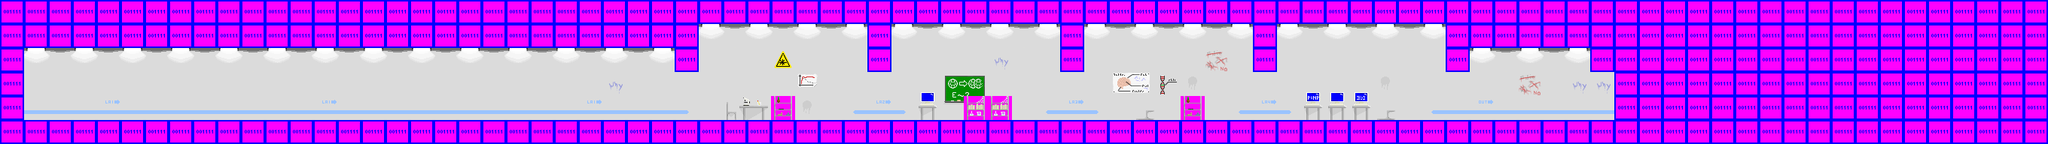

This is a level from a 2D game, rendered from its Tiled map with the project's own tilesets. A one-line summary and the complete map file follow:
An orthogonal 85x6 tile map with 32x32 px tiles, 4 tile layers (background layer, player layer, foreground layer, collision layer), 2 tilesets and 12 objects (3x 1, 2x 0, 2x 2, 2x 3, ./sprites/title.sdf, ...).

<map version="1.0" orientation="orthogonal" width="85" height="6" tilewidth="32" tileheight="32">
 <properties>
  <property name="background color" value="#100810" />
 </properties>
 <tileset firstgid="1" name="collision" tilewidth="32" tileheight="32">
  <image source="../images/collision.png" trans="ff00ff" width="256" height="256" />
 </tileset>
 <tileset firstgid="65" name="lab_house_tiles01" tilewidth="32" tileheight="32">
  <image source="../images/lab_house_tiles01.png" trans="ff00ff" width="320" height="320" />
 </tileset>
 <layer name="background layer" width="85" height="6">
  <data encoding="csv">
0,0,0,0,0,0,0,0,0,0,0,0,0,0,0,0,0,0,0,0,0,0,0,0,0,0,0,0,65,66,67,66,67,66,67,66,65,66,67,66,67,66,67,66,68,66,67,66,67,66,67,66,68,66,67,66,67,66,67,66,68,0,0,0,0,0,0,0,0,0,0,0,0,0,0,0,0,0,0,0,0,0,0,0,0,
65,66,67,66,67,66,67,66,67,66,67,66,67,66,67,67,67,67,67,66,67,66,67,66,67,66,67,66,75,76,77,76,77,76,77,76,75,76,77,76,77,76,77,76,78,76,77,76,77,76,77,76,78,76,77,76,77,76,77,76,78,66,67,66,67,66,68,0,0,0,0,0,0,0,0,0,0,0,0,0,0,0,0,0,0,
75,76,77,76,77,76,77,76,77,76,77,76,77,76,77,76,77,76,77,76,77,76,77,76,77,76,77,76,78,86,86,86,87,86,86,86,78,86,86,86,86,84,86,86,78,86,86,86,86,86,83,86,78,86,86,86,86,86,86,86,78,76,77,76,77,76,66,67,67,67,67,68,0,0,0,0,0,0,0,0,0,0,0,0,0,
75,86,86,86,86,86,86,86,86,86,86,86,86,86,86,86,86,86,86,86,86,86,86,86,86,84,86,86,86,86,86,86,86,86,86,86,86,86,91,79,80,86,86,86,86,86,92,93,82,100,86,86,86,86,91,91,91,100,86,86,86,86,86,83,86,84,84,84,84,84,84,94,0,0,0,0,0,0,0,0,0,0,0,0,0,
75,96,96,96,97,96,96,96,96,96,96,96,96,97,96,96,96,96,96,96,96,96,96,96,97,96,96,96,113,86,86,86,86,100,86,112,115,113,102,89,90,86,86,112,116,113,86,109,86,86,86,112,117,113,101,102,103,109,86,112,96,107,96,96,96,96,96,107,96,96,96,104,0,0,0,0,0,0,0,0,0,0,0,0,0,
105,106,106,106,106,106,106,106,108,0,0,0,0,0,0,0,0,0,0,0,0,0,0,0,0,0,0,0,106,106,106,106,106,106,106,106,106,106,106,106,106,106,106,106,106,106,106,106,106,106,106,106,106,106,106,106,106,106,106,106,106,106,106,106,106,106,106,106,106,106,106,108,0,0,0,0,0,0,0,0,0,0,0,0,0
</data>
 </layer>
 <layer name="player layer" width="85" height="6">
  <data encoding="csv">
0,0,0,0,0,0,0,0,0,0,0,0,0,0,0,0,0,0,0,0,0,0,0,0,0,0,0,0,0,0,0,0,0,0,0,0,68,0,0,0,0,0,0,0,65,0,0,0,0,0,0,0,65,0,0,0,0,0,0,0,0,0,0,0,0,0,0,0,0,0,0,0,0,0,0,0,0,0,0,0,0,0,0,0,0,
0,0,0,0,0,0,0,0,0,0,0,0,0,0,0,0,0,0,0,0,0,0,0,0,0,0,0,0,68,0,0,0,0,0,0,0,78,0,0,0,0,0,0,0,75,0,0,0,0,0,0,0,75,0,0,0,0,0,0,0,65,0,0,0,0,0,0,0,0,0,0,0,0,0,0,0,0,0,0,0,0,0,0,0,0,
0,0,0,0,0,0,0,0,0,0,0,0,0,0,0,0,0,0,0,0,0,0,0,0,0,0,0,0,75,0,0,0,0,0,0,0,75,0,0,0,0,0,0,0,75,0,0,0,0,0,0,0,75,0,0,0,0,0,0,0,75,0,0,0,0,0,78,0,0,0,0,0,0,0,0,0,0,0,0,0,0,0,0,0,0,
0,0,0,0,0,0,0,0,0,0,0,0,0,0,0,0,0,0,0,0,0,0,0,0,0,0,0,0,0,0,0,0,0,88,0,0,0,0,0,0,0,0,0,0,0,0,0,0,0,0,0,0,0,0,0,0,0,0,0,0,0,0,0,0,0,0,0,0,0,0,0,0,0,0,0,0,0,0,0,0,0,0,0,0,0,
0,0,0,0,0,0,0,0,0,0,0,0,0,0,0,0,0,0,0,0,0,0,0,0,0,0,0,0,0,0,98,99,0,0,0,0,0,0,0,0,0,0,0,0,0,0,0,0,0,0,0,0,0,0,0,0,0,0,0,0,0,0,0,0,0,0,0,0,0,0,0,0,0,0,0,0,0,0,0,0,0,0,0,0,0,
0,0,0,0,0,0,0,106,106,106,106,106,106,106,106,106,106,106,106,106,106,106,106,106,106,106,106,106,0,0,0,0,0,0,0,0,0,0,0,0,0,0,0,0,0,0,0,0,0,0,0,0,0,0,0,0,0,0,0,0,0,0,0,0,0,0,0,0,0,0,0,0,0,0,0,0,0,0,0,0,0,0,0,0,0
</data>
 </layer>
 <layer name="foreground layer" width="85" height="6">
  <data encoding="csv">
0,0,0,0,0,0,0,0,0,0,0,0,0,0,0,0,0,0,0,0,0,0,0,0,0,0,0,0,0,0,0,0,0,0,0,0,0,0,0,0,0,0,0,0,0,0,0,0,0,0,0,0,0,0,0,0,0,0,0,0,0,0,0,0,0,0,0,0,0,0,0,0,0,0,0,0,0,0,0,0,0,0,0,0,0,
0,0,0,0,0,0,0,0,0,0,0,0,0,0,0,0,0,0,0,0,0,0,0,0,0,0,0,0,0,0,0,0,0,0,0,0,0,0,0,0,0,0,0,0,0,0,0,0,0,0,0,0,0,0,0,0,0,0,0,0,0,0,0,0,0,0,0,0,0,0,0,0,0,0,0,0,0,0,0,0,0,0,0,0,0,
0,0,0,0,0,0,0,0,0,0,0,0,0,0,0,0,0,0,0,0,0,0,0,0,0,0,0,0,81,0,0,0,0,0,0,0,81,0,0,0,0,0,0,0,81,0,0,0,0,0,0,0,81,0,0,0,0,0,0,0,81,0,0,0,0,0,81,0,0,0,0,0,0,0,0,0,0,0,0,0,0,0,0,0,0,
0,0,0,0,0,0,0,0,0,0,0,0,0,0,0,0,0,0,0,0,0,0,0,0,0,0,0,0,0,0,0,0,0,0,0,0,0,0,0,0,0,0,0,0,0,0,0,0,0,0,0,0,0,0,0,0,0,0,0,0,0,0,0,0,0,0,0,0,0,0,0,0,0,0,0,0,0,0,0,0,0,0,0,0,0,
0,0,0,0,0,0,0,0,0,0,0,0,0,0,0,0,0,0,0,0,0,0,0,0,0,0,0,0,0,0,0,0,111,0,0,0,0,0,0,0,110,110,0,0,0,0,0,0,0,111,0,0,0,0,0,0,0,0,0,0,0,0,0,0,0,0,0,0,0,0,0,0,0,0,0,0,0,0,0,0,0,0,0,0,0,
0,0,0,0,0,0,0,0,0,0,0,0,0,0,0,0,0,0,0,0,0,0,0,0,0,0,0,0,0,0,0,0,0,0,0,0,0,0,0,0,0,0,0,0,0,0,0,0,0,0,0,0,0,0,0,0,0,0,0,0,0,0,0,0,0,0,0,0,0,0,0,0,0,0,0,0,0,0,0,0,0,0,0,0,0
</data>
 </layer>
 <layer name="collision layer" width="85" height="6">
  <data encoding="csv">
16,16,16,16,16,16,16,16,16,16,16,16,16,16,16,16,16,16,16,16,16,16,16,16,16,16,16,16,16,16,16,16,16,16,16,16,16,16,16,16,16,16,16,16,16,16,16,16,16,16,16,16,16,16,16,16,16,16,16,16,16,16,16,16,16,16,16,16,16,16,16,16,16,16,16,16,16,16,16,16,16,16,16,16,16,
16,16,16,16,16,16,16,16,16,16,16,16,16,16,16,16,16,16,16,16,16,16,16,16,16,16,16,16,16,0,0,0,0,0,0,0,16,0,0,0,0,0,0,0,16,0,0,0,0,0,0,0,16,0,0,0,0,0,0,0,16,16,16,16,16,16,16,16,16,16,16,16,16,16,16,16,16,16,16,16,16,16,16,16,16,
16,0,0,0,0,0,0,0,0,0,0,0,0,0,0,0,0,0,0,0,0,0,0,0,0,0,0,0,16,0,0,0,0,0,0,0,16,0,0,0,0,0,0,0,16,0,0,0,0,0,0,0,16,0,0,0,0,0,0,0,16,0,0,0,0,0,16,16,16,16,16,16,16,16,16,16,16,16,16,16,16,16,16,16,16,
16,0,0,0,0,0,0,0,0,0,0,0,0,0,0,0,0,0,0,0,0,0,0,0,0,0,0,0,0,0,0,0,0,0,0,0,0,0,0,0,0,0,0,0,0,0,0,0,0,0,0,0,0,0,0,0,0,0,0,0,0,0,0,0,0,0,0,16,16,16,16,16,16,16,16,16,16,16,16,16,16,16,16,16,16,
16,0,0,0,0,0,0,0,0,0,0,0,0,0,0,0,0,0,0,0,0,0,0,0,0,0,0,0,0,0,0,0,0,0,0,0,0,0,0,0,0,0,0,0,0,0,0,0,0,0,0,0,0,0,0,0,0,0,0,0,0,0,0,0,0,0,0,16,16,16,16,16,16,16,16,16,16,16,16,16,16,16,16,16,16,
16,16,16,16,16,16,16,16,16,16,16,16,16,16,16,16,16,16,16,16,16,16,16,16,16,16,16,16,16,16,16,16,16,16,16,16,16,16,16,16,16,16,16,16,16,16,16,16,16,16,16,16,16,16,16,16,16,16,16,16,16,16,16,16,16,16,16,16,16,16,16,16,16,16,16,16,16,16,16,16,16,16,16,16,16
</data>
 </layer>
 <objectgroup name="player" width="85" height="6">
  <object x="48" y="142" />
 </objectgroup>
 <objectgroup name="generic" width="85" height="6">
  <object name="./sprites/title.sdf" x="184" y="-24" />
  <object name="./sprites/title.sdf" type="credits" x="608" y="-24" />
 </objectgroup>
 <objectgroup name="door" width="85" height="6">
  <object name="level1-1.tmx" type="0" x="1104" y="160" />
  <object name="level2-1.tmx" type="1" x="1360" y="160" />
  <object name="level3-1.tmx" type="2" x="1616" y="160" />
  <object name="level5.tmx" type="1" x="2672" y="160" />
  <object name="level4-1.tmx" type="3" x="1872" y="160" />
 </objectgroup>
 <objectgroup name="trophies" width="85" height="6">
  <object name="0" x="1041" y="106" />
  <object name="1" x="1295" y="98" />
  <object name="2" x="1553" y="112" />
  <object name="3" x="1797" y="122" />
 </objectgroup>
</map>